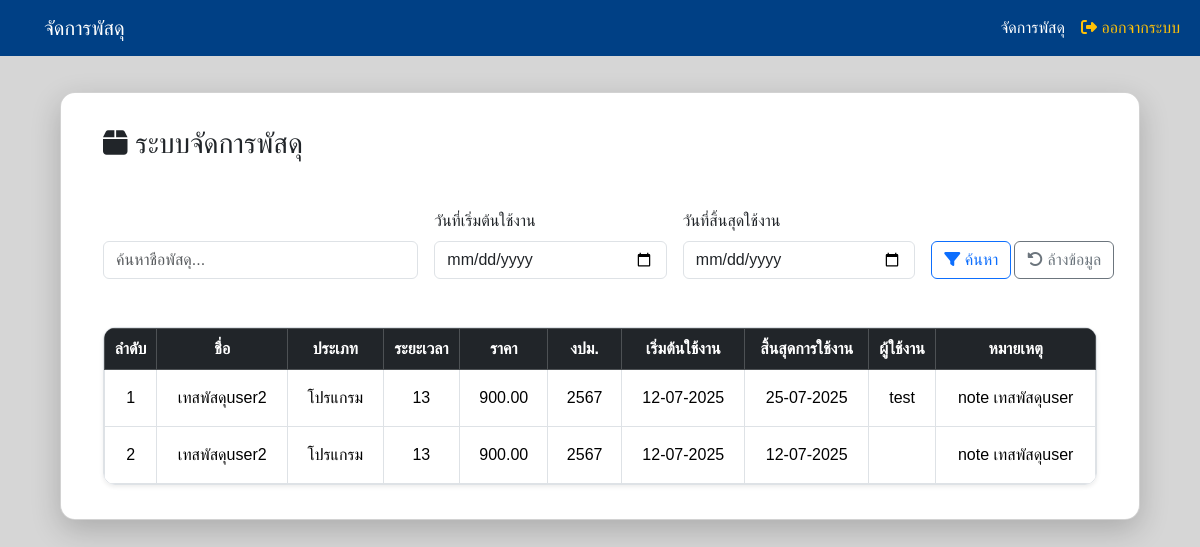
/parcel_management.php (signed in), run on the app's committed database.
### tables this page shows
CREATE TABLE `parcels` (
  `id` int(11) NOT NULL,
  `item_name` varchar(255) NOT NULL,
  `category` varchar(100) NOT NULL,
  `usage_duration` int(11) NOT NULL,
  `price` decimal(10,2) NOT NULL,
  `budget_year` varchar(10) NOT NULL,
  `start_date` date DEFAULT NULL,
  `end_date` date DEFAULT NULL,
  `user_responsible` varchar(255) NOT NULL,
  `note` text DEFAULT NULL,
  `status` enum('pending','approved','rejected') NOT NULL DEFAULT 'approved',
  `created_at` timestamp NOT NULL DEFAULT current_timestamp(),
  `updated_at` timestamp NOT NULL DEFAULT current_timestamp() ON UPDATE current_timestamp()
);

### parcel_management.php (the view, shortened to what this page needs)
<?php
require_once 'db.php';
$sql = "SELECT * FROM parcels WHERE 1=1";
$sql .= " ORDER BY id DESC";
$result = $conn->query($sql);
?>
<!DOCTYPE html>
<html lang="th">
<head>
    <link href="https://cdn.jsdelivr.net/npm/bootstrap@5.3.2/dist/css/bootstrap.min.css" rel="stylesheet">
    <link href="https://cdnjs.cloudflare.com/ajax/libs/font-awesome/6.5.0/css/all.min.css" rel="stylesheet">
    <link href="https://cdn.jsdelivr.net/npm/select2@4.1.0-rc.0/dist/css/select2.min.css" rel="stylesheet" />
</head>
<body>
    <nav class="navbar navbar-expand-lg navbar-dark" style="background-color: #004085; padding-left: 2rem;">
        <div class="container-fluid">
            <a class="navbar-brand" href="dashboard.php">จัดการพัสดุ</a>
            <div class="collapse navbar-collapse" id="navbarNav">
                <ul class="navbar-nav ms-auto">
                    <li class="nav-item">
                        <a class="nav-link active" href="parcel_management.php">จัดการพัสดุ</a>
                    </li>
                    <li class="nav-item">
                        <a class="nav-link text-warning" href="logout.php">
                            <i class="fas fa-sign-out-alt"></i> ออกจากระบบ
                        </a>
                    </li>
                </ul>
            </div>
        </div>
    </nav>
    <div class="card">
        <div class="container py-1">
            <h3><i class="fa-solid fa-box"></i> ระบบจัดการพัสดุ</h3><br>
            <div class="row g-3 mb-4">
                <form method="GET" id="search-form" class="row g-3 align-items-end mb-4">
                    <div class="col-md-4">
                        <input type="text" name="search" id="search-input" class="form-control"
                            placeholder="ค้นหาชื่อพัสดุ..." value="<?= htmlspecialchars($_GET['search'] ?? '') ?>" />
                    </div>
                    <div class="col-md-3">
                        <label for="start-date" class="form-label">วันที่เริ่มต้นใช้งาน</label>
                        <input type="date" name="start_date" id="start-date" class="form-control"
                            value="<?= htmlspecialchars($_GET['start_date'] ?? '') ?>" />
                    </div>
                    <div class="col-md-3">
                        <label for="end-date" class="form-label">วันที่สิ้นสุดใช้งาน</label>
                        <input type="date" name="end_date" id="end-date" class="form-control"
                            value="<?= htmlspecialchars($_GET['end_date'] ?? '') ?>" />
                    </div>
                    <div class="col-md-1 d-grid" style="white-space: nowrap;">
                        <button type="submit" class="btn btn-outline-primary">
                            <i class="fa-solid fa-filter"></i> ค้นหา
                        </button>
                    </div>
                    <div class="col-md-1 d-grid" style="white-space: nowrap;">
                        <a href="parcel_management.php" class="btn btn-outline-secondary">
                            <i class="fa-solid fa-rotate-left"></i> ล้างข้อมูล
                        </a>
                    </div>
                </form>
            </div>
            <div class="table-responsive table-rounded shadow-sm">
                <table class="table table-bordered table-hover mb-0">
                    <thead class="table-dark">
                        <tr class="header-table">
                            <th>ลำดับ</th>
                            <th>ชื่อ</th>
                            <th>ประเภท</th>
                            <th>ระยะเวลา</th>
                            <th>ราคา</th>
                            <th>งปม.</th>
                            <th>เริ่มต้นใช้งาน</th>
                            <th>สิ้นสุดการใช้งาน</th>
                            <th>ผู้ใช้งาน</th>
                            <th>หมายเหตุ</th>
                        </tr>
                    </thead>
                    <tbody id="parcel-table-body">
                        <?php if ($result->num_rows > 0): ?>
                        <?php $i = 1; while($row = $result->fetch_assoc()): ?>
                        <tr class="text-center">
                            <td><?= $i++ ?></td>
                            <td class="text-left"><?= htmlspecialchars($row['item_name']) ?></td>
                            <td><?= htmlspecialchars($row['category']) ?></td>
                            <td><?= htmlspecialchars($row['usage_duration']) ?></td>
                            <td style="white-space: nowrap;"><?= htmlspecialchars($row['price']) ?></td>
                            <td style="white-space: nowrap;"><?= htmlspecialchars($row['budget_year']) ?></td>
                            <td style="white-space: nowrap;"><?= (new DateTime($row['start_date']))->format('d-m-Y') ?>
                            </td>
                            <td style="white-space: nowrap;"><?= (new DateTime($row['end_date']))->format('d-m-Y') ?>
                            </td>
                            <td style="white-space: nowrap;"><?= htmlspecialchars($row['user_responsible']) ?></td>
                            <td><?= htmlspecialchars($row['note']) ?: '-' ?></td>
                        </tr>
                        <?php endwhile; ?>
                        <?php endif; ?>
                    </tbody>
                </table>
            </div>
        </div>
    </div>
</body>
</html>

### parcel_management.php (style rules this page uses)
body { background-color: #d6d6d6; font-family: 'Prompt', sans-serif; }
.card { padding: 30px; border-radius: 15px; box-shadow: 0px 10px 30px rgba(0, 0, 0, 0.2); background: white; margin-top: 50px; margin: 3% 5%; background-color: #ffffff; }
.table-rounded { border-radius: 12px; border: 1px solid #dee2e6; }
.header-table { text-align: center; white-space: nowrap; }
.table td { padding: 16px; }

### data on the page
parcels: item_name "เทสพัสดุuser2", category "โปรแกรม", usage_duration "13", price "900.00", budget_year "2567", start_date "12-07-2025", end_date "25-07-2025", user_responsible "test", note "note เทสพัสดุuser"
parcels: item_name "เทสพัสดุuser2", category "โปรแกรม", usage_duration "13", price "900.00", budget_year "2567", start_date "12-07-2025", end_date "12-07-2025", note "note เทสพัสดุuser"
